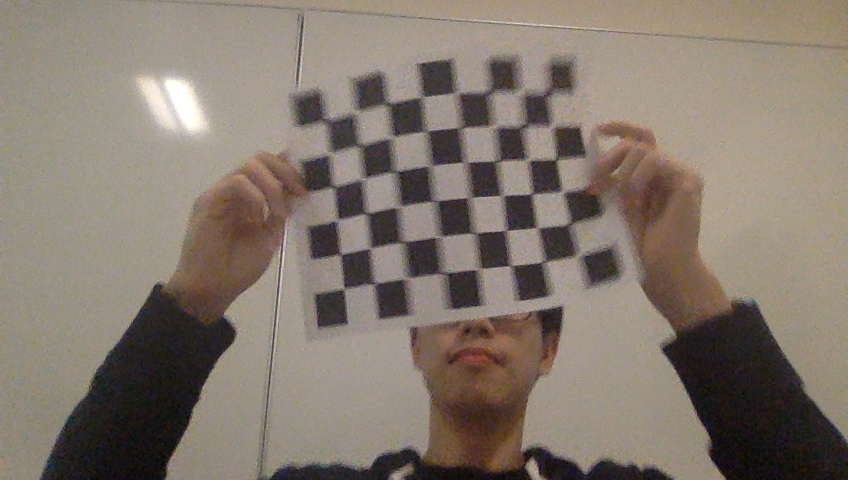
#> input picture posemac/sample_images/20170413_21h57m03s857568.jpg, 848 x 480 px; its folder holds only this picture in this run
$ python webcam_calibration.py
#> lines starting #> are read from the running program, lines starting #| are printed output that depends on the picture; after the words box and inside, x2 and y2 are one past the last pixel; in counts of white or black regions, pixels touching at a corner belong together
import numpy as np
import cv2
import glob

NROW = 8
NCOL = 6
# termination criteria
criteria = (cv2.TERM_CRITERIA_EPS + cv2.TERM_CRITERIA_MAX_ITER, 30, 0.001)
# prepare object points, like (0,0,0), (1,0,0), (2,0,0) ....,(6,5,0)
# eg: checkerboard: inner points
objp = np.zeros((NCOL * NROW, 3), np.float32)
objp[:, :2] = np.mgrid[0:NROW, 0:NCOL].T.reshape(-1, 2)


# Arrays to store object points and image points from all the images.
objpoints = []  # 3d point in real world space
imgpoints = []  # 2d points in image plane.
print('start')
# images = glob.glob('pose\\sample_images\\*.jpg')
images = glob.glob('posemac/sample_images/*.jpg')
for fname in images:
    print(fname)
    img = cv2.imread(fname)
#> img is the input picture: shape (480, 848, 3); mean B, G, R 109.6, 120.3, 131.7
    if img is None:
        print('It is empty')
    gray = cv2.cvtColor(img, cv2.COLOR_BGR2GRAY)
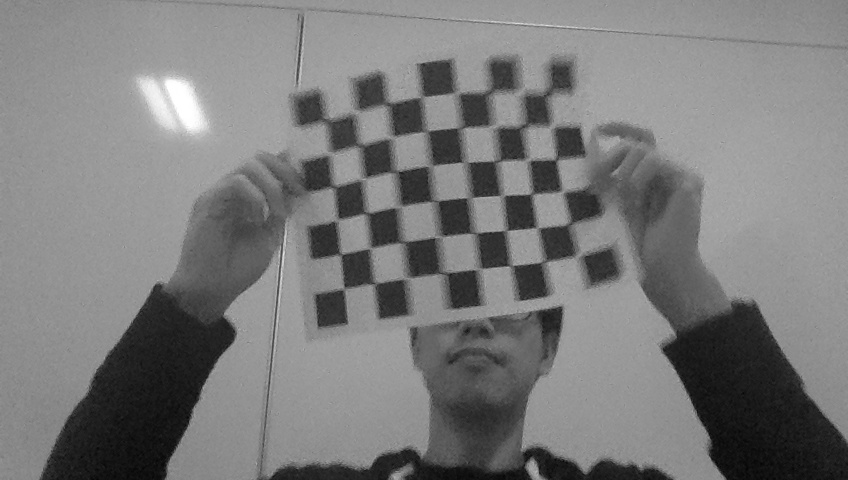
#> gray: shape (480, 848); min 4, max 255, mean 122.5
    ret, corners = cv2.findChessboardCorners(gray, (NROW, NCOL), None)
#> ret = True; corners = 48 rows, first 8: [325.5, 120.5], [354.8, 114.1], [388.7, 102.4], [420.2, 97.79], [457, 93], [489.5, 92], [519.5, 92.5], [544.9, 94.32]
    # If found, add object points, image points (after refining them)
    if ret == True:
        objpoints.append(objp)
        cv2.cornerSubPix(gray, corners, (11, 11), (-1, -1), criteria)
        imgpoints.append(corners)

        # Draw and display the corners
        cv2.drawChessboardCorners(img, (NROW, NCOL), corners, ret)
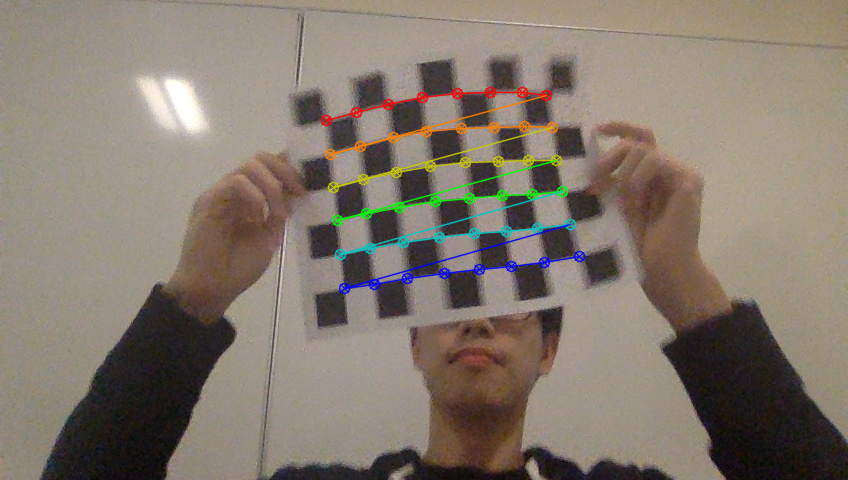
#> img: shape (480, 848, 3); 2.62% of pixels changed, all inside (x1, y1, x2, y2) = (320, 86, 586, 295)
        cv2.imshow('image', img)
        cv2.waitKey(5)

# calibrate webcam and save output
ret, mtx, dist, rvecs, tvecs = cv2.calibrateCamera(objpoints, imgpoints, gray.shape[::-1], None, None)
#> ret = 1.85; mtx = [[373.6, 0, 422.4], [0, 293, -7.13], [0, 0, 1]]; dist = [[-2.63, 2.54, 1.17, 0.0971, -1.31]]; rvecs = ([0.468, -0.0568, -0.109],); tvecs = ([-3.04, 3.65, 15],)
np.savez("posemac/webcam_calibration_ouput", ret=ret, mtx=mtx, dist=dist, rvecs=rvecs, tvecs=tvecs)

cv2.destroyAllWindows()

$ run again, on posemac/sample_images/20170413_21h57m32s207309.jpg
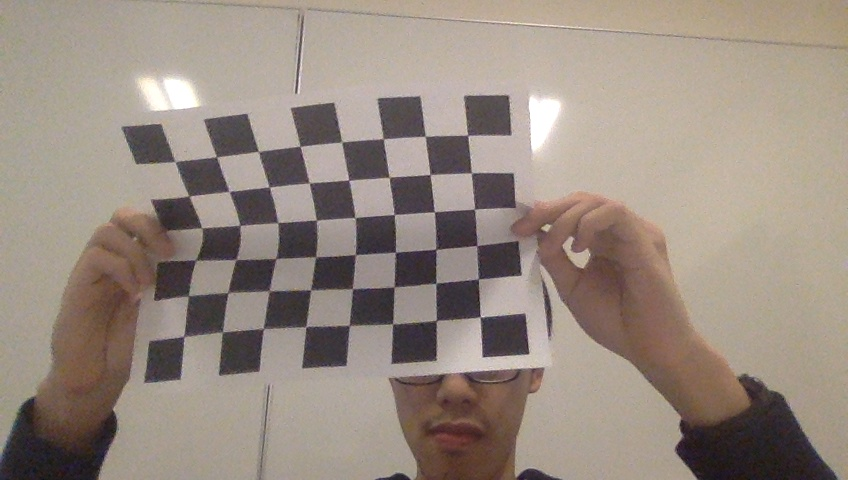
#> input picture posemac/sample_images/20170413_21h57m32s207309.jpg, 848 x 480 px
#> img is the input picture: shape (480, 848, 3); mean B, G, R 128.8, 139, 152.1
#> `gray = cv2.cvtColor(img, cv2.COLOR_BGR2GRAY)`:
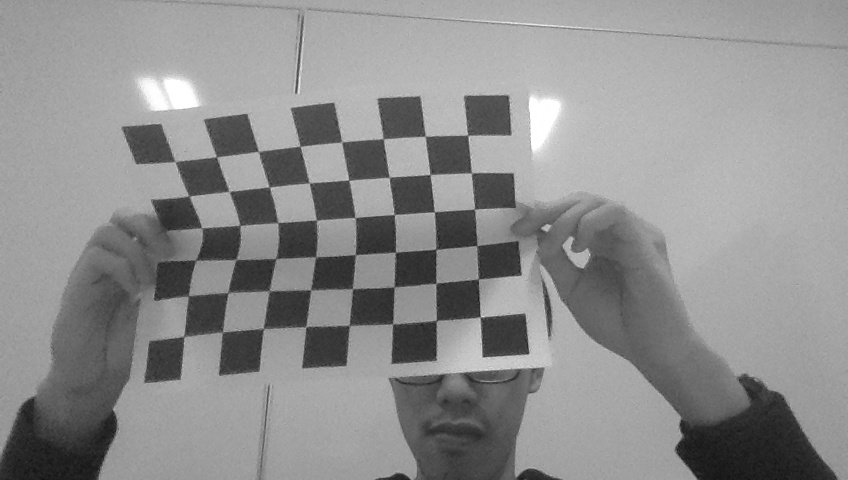
#> gray: shape (480, 848); min 13, max 255, mean 141.7
#> `ret, corners = cv2.findChessboardCorners(gray, (NROW, NCOL), None)`: ret = True; corners = 48 rows, first 8: [174.9, 162.3], [216.3, 156.6], [257.5, 151.6], [300.3, 146.7], [342.8, 141.4], [382.4, 138], [424.5, 136.5], [468.2, 135.4]
#> `cv2.drawChessboardCorners(img, (NROW, NCOL), corners, ret)`:
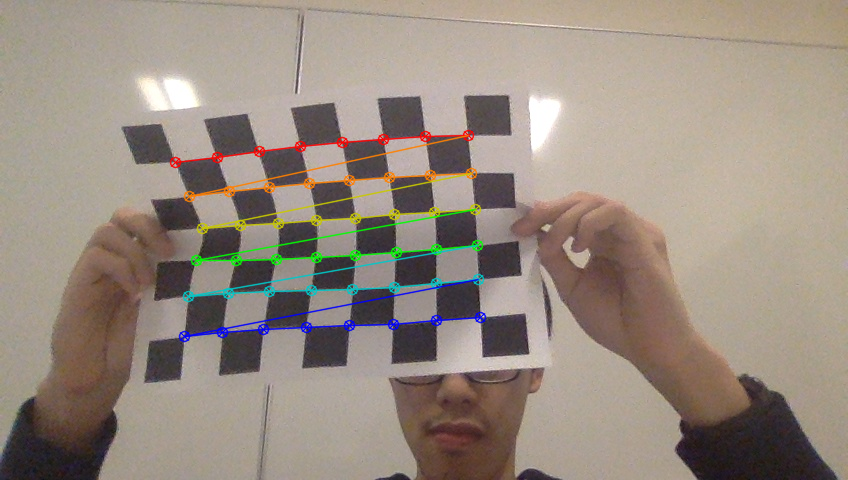
#> img: shape (480, 848, 3); 3.18% of pixels changed, all inside (x1, y1, x2, y2) = (169, 129, 487, 343)
#> `ret, mtx, dist, rvecs, tvecs = cv2.calibrateCamera(objpoints, imgpoint..`: ret = 2.69; mtx = [[1997, 0, 528.7], [0, 911.7, 273.3], [0, 0, 1]]; dist = [[10.84, -268.9, 0.315, -0.0745, 5805]]; rvecs = ([-0.0287, 1.01, -0.0352],); tvecs = ([-4.42, -3.49, 31.04],)

$ run again, on posemac/sample_images/20170413_21h57m26s079886.jpg
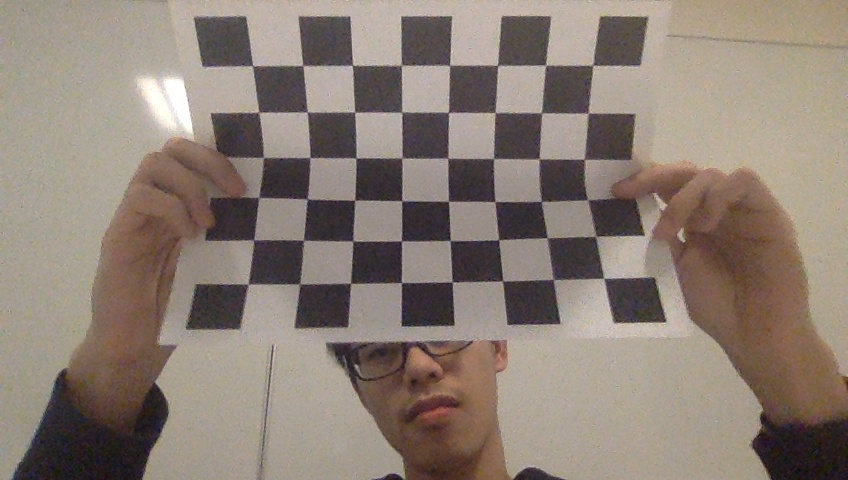
#> input picture posemac/sample_images/20170413_21h57m26s079886.jpg, 848 x 480 px
#> img is the input picture: shape (480, 848, 3); mean B, G, R 117, 126.9, 140.1
#> `gray = cv2.cvtColor(img, cv2.COLOR_BGR2GRAY)`:
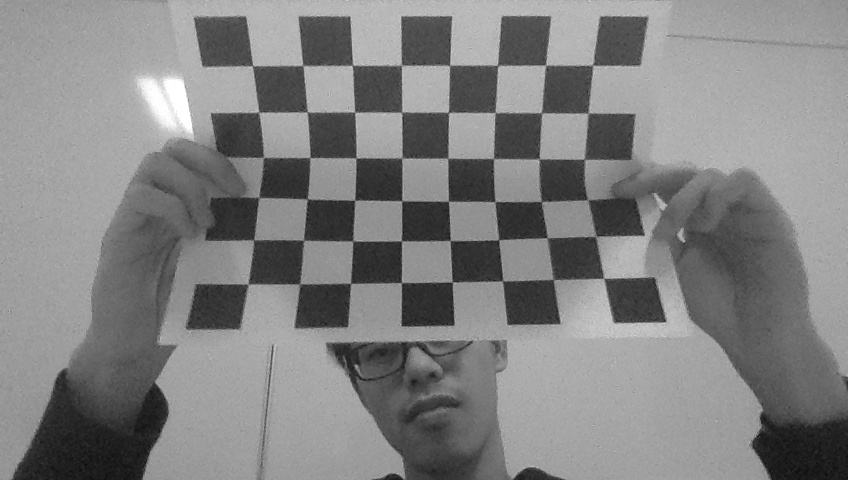
#> gray: shape (480, 848); min 11, max 255, mean 129.7
#> `ret, corners = cv2.findChessboardCorners(gray, (NROW, NCOL), None)`: ret = True; corners = 48 rows, first 8: [252.5, 65.45], [302.5, 65.46], [352.4, 65.25], [401.8, 64.81], [449.7, 65.48], [497.5, 65.41], [545.7, 65.26], [592.6, 64.79]
#> `cv2.drawChessboardCorners(img, (NROW, NCOL), corners, ret)`:
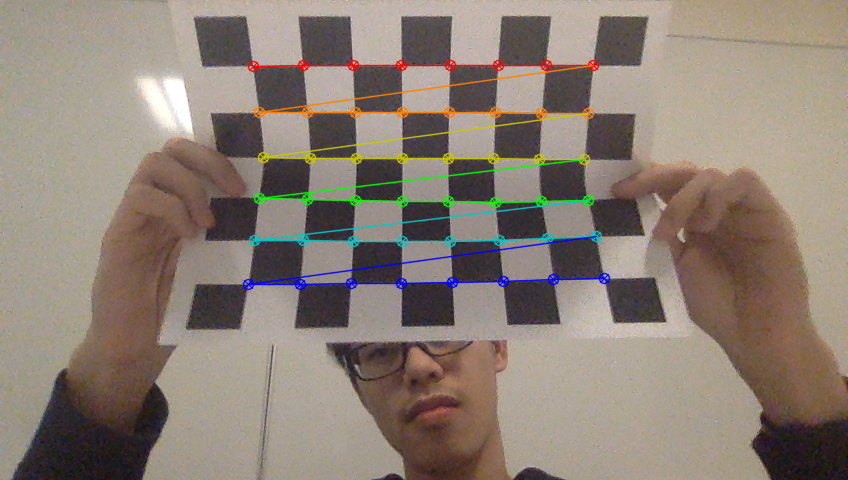
#> img: shape (480, 848, 3); 3.63% of pixels changed, all inside (x1, y1, x2, y2) = (242, 59, 611, 291)
#> `ret, mtx, dist, rvecs, tvecs = cv2.calibrateCamera(objpoints, imgpoint..`: ret = 3.8; mtx = [[238.1, 0, 418.7], [0, 214.9, 184.2], [0, 0, 1]]; dist = [[0.435, -1.27, -0.04, 0.0083, 1.19]]; rvecs = ([-0.0915, -0.038, -0.0047],); tvecs = ([-3.37, -2.62, 5.33],)
